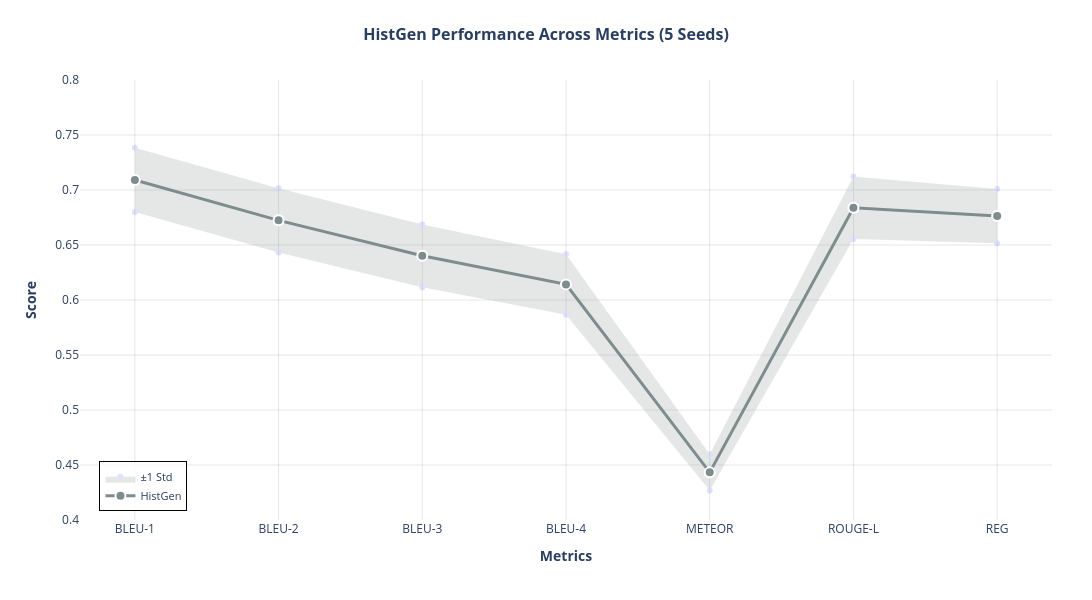
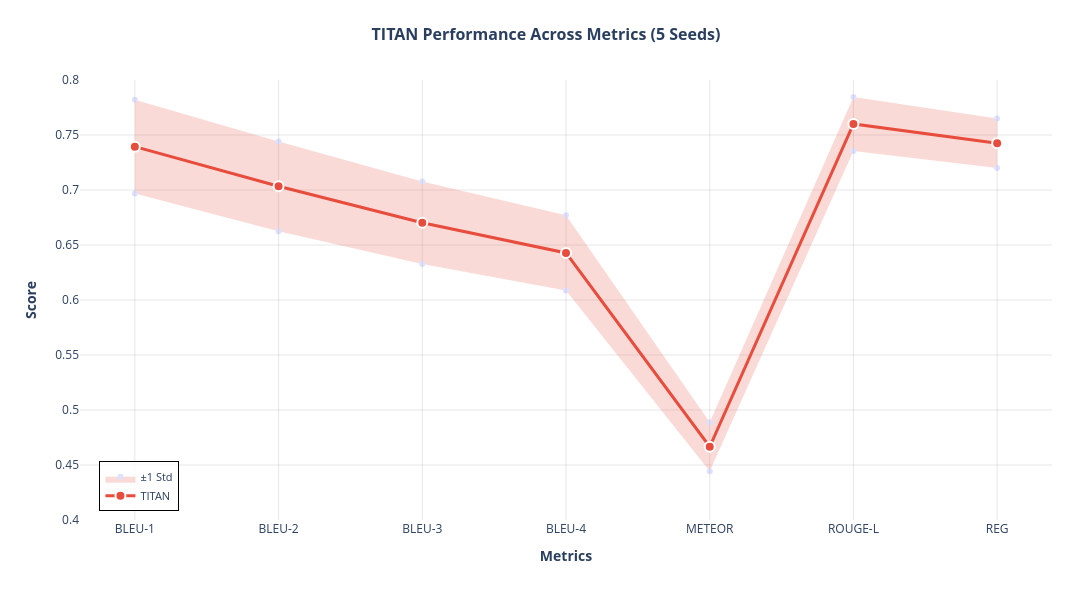
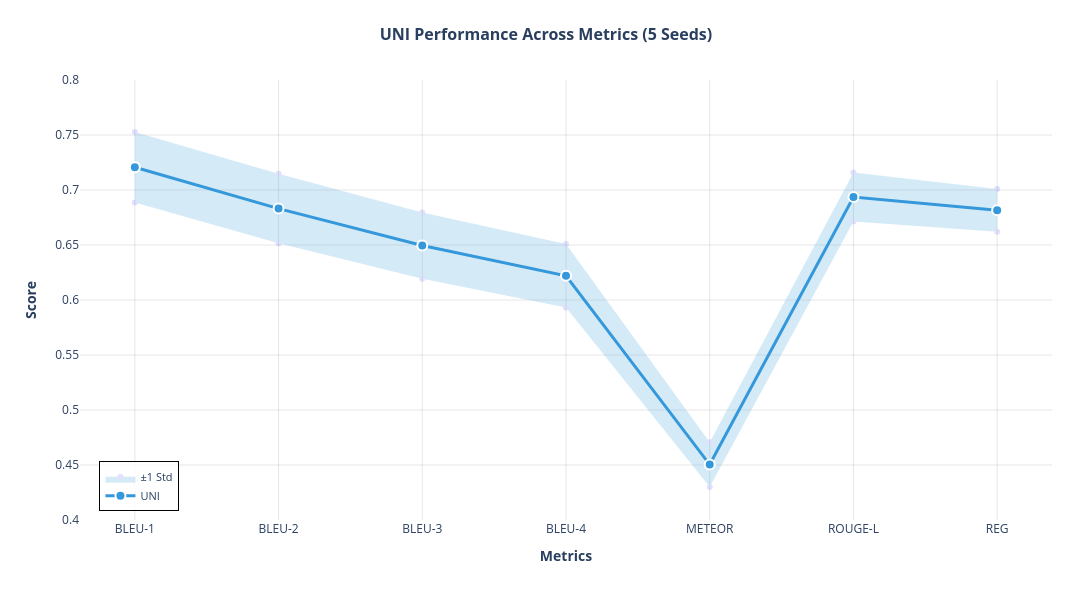
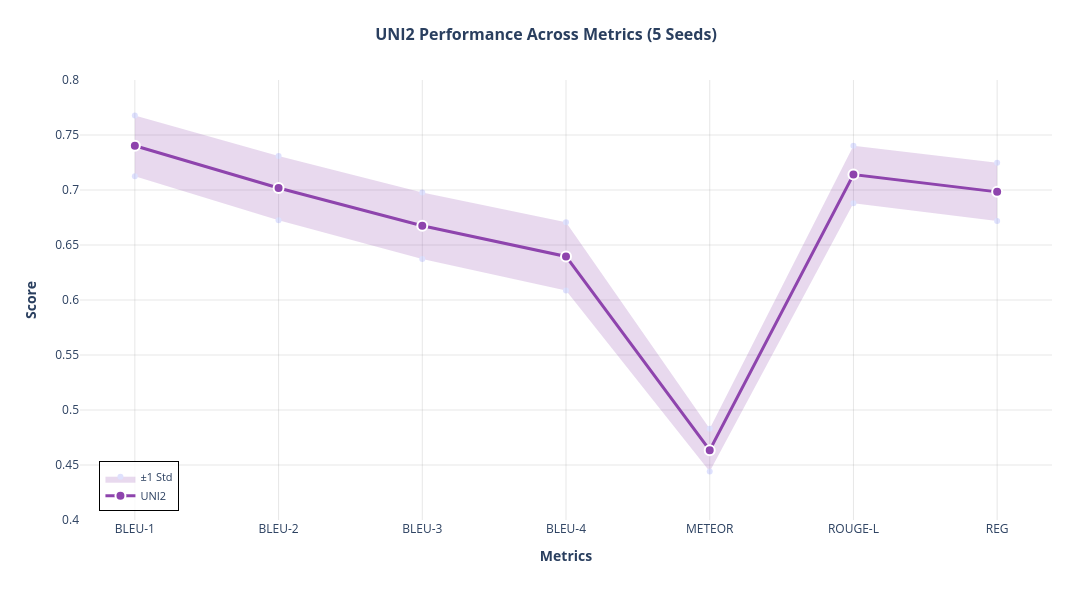

Notebook code cell kept with these figures, in order:
### Markdown cell above
FINAL CODE BELOW

### Code cell
import pandas as pd
import numpy as np
import plotly.graph_objects as go
import matplotlib.pyplot as plt
import matplotlib

# Set matplotlib to use high-quality settings
matplotlib.rcParams['pdf.fonttype'] = 42
matplotlib.rcParams['ps.fonttype'] = 42
matplotlib.rcParams['font.family'] = 'sans-serif'
matplotlib.rcParams['font.sans-serif'] = ['Arial', 'Helvetica', 'DejaVu Sans']

# Function to parse mean ± std format
def parse_mean_std(value_str):
    parts = value_str.split('±')
    mean = float(parts[0].strip())
    std = float(parts[1].strip())
    return mean, std

# Read the CSV files
corpus_df = pd.read_csv('corpus_scores_summary_formatted.csv')
reg_df = pd.read_csv('reg_scores_summary_formatted.csv')

# Get models and metrics
models = corpus_df['Model'].tolist()
metrics = ['BLEU-1', 'BLEU-2', 'BLEU-3', 'BLEU-4', 'METEOR', 'ROUGE-L', 'REG']

# Define color palette (EXACT SAME for both Plotly and Matplotlib)
model_colors = {
    'HistGen': '#7f8c8d',
    'UNI': '#3498db',
    'UNI2': '#8e44ad',
    'TITAN': '#e74c3c'
}

# Extract data for each model
plot_data = {model: {'means': [], 'stds': []} for model in models}

for model in models:
    for metric in metrics[:-1]:
        value_str = corpus_df.loc[corpus_df['Model'] == model, metric].values[0]
        mean, std = parse_mean_std(value_str)
        plot_data[model]['means'].append(mean)
        plot_data[model]['stds'].append(std)

    reg_value_str = reg_df.loc[reg_df['Model'] == model, 'REG'].values[0]
    mean, std = parse_mean_std(reg_value_str)
    plot_data[model]['means'].append(mean)
    plot_data[model]['stds'].append(std)

print("Data loaded successfully!")
print(f"Models: {models}")
print(f"Metrics: {metrics}\n")

# Store all Plotly figures for display
all_plotly_figures = []

# ============================================================
# PART 1: Individual plots for each model
# ============================================================

for model in models:
    means = np.array(plot_data[model]['means'])
    stds = np.array(plot_data[model]['stds'])
    upper_bound = means + stds
    lower_bound = means - stds
    color = model_colors[model]
    x_pos = np.arange(len(metrics))

    # --- PLOTLY VERSION (Interactive) ---
    fig_plotly = go.Figure()

    # Add shaded region
    fig_plotly.add_trace(go.Scatter(
        x=metrics + metrics[::-1],
        y=list(upper_bound) + list(lower_bound[::-1]),
        fill='toself',
        fillcolor=color,
        opacity=0.2,
        line=dict(width=0),
        showlegend=True,
        name='±1 Std',
        hoverinfo='skip'
    ))

    # Add main line with markers
    fig_plotly.add_trace(go.Scatter(
        x=metrics,
        y=means,
        mode='lines+markers',
        name=model,
        line=dict(color=color, width=3),
        marker=dict(size=10, color=color, line=dict(width=2, color='white')),
        hovertemplate='<b>%{x}</b><br>Score: %{y:.4f}<br>±%{customdata:.4f}<extra></extra>',
        customdata=stds
    ))

    fig_plotly.update_layout(
        title=dict(
            text=f'<b>{model} Performance Across Metrics (5 Seeds)</b>',
            font=dict(size=16),
            x=0.5,
            xanchor='center'
        ),
        xaxis=dict(
            title=dict(text='<b>Metrics</b>', font=dict(size=14)),
            tickfont=dict(size=12),
            showgrid=True,
            gridwidth=1,
            gridcolor='rgba(128,128,128,0.2)'
        ),
        yaxis=dict(
            title=dict(text='<b>Score</b>', font=dict(size=14)),
            tickfont=dict(size=12),
            range=[0.4, 0.8],
            showgrid=True,
            gridwidth=1,
            gridcolor='rgba(128,128,128,0.2)'
        ),
        width=1200,
        height=600,
        margin=dict(l=80, r=40, t=80, b=80, pad=0),
        hovermode='x unified',
        plot_bgcolor='white',
        paper_bgcolor='white',
        legend=dict(
            x=0.02,
            y=0.02,
            bgcolor='rgba(255,255,255,0.8)',
            bordercolor='black',
            borderwidth=1,
            font=dict(size=11)
        )
    )

    # Save interactive HTML
    fig_plotly.write_html(f'model_{model.lower()}_individual.html')
    all_plotly_figures.append((model, fig_plotly))

    # --- MATPLOTLIB VERSION (High-quality PDF/PNG) ---
    fig_mpl, ax = plt.subplots(figsize=(12, 6))

    # Plot shaded region
    ax.fill_between(x_pos, lower_bound, upper_bound, 
                     alpha=0.2, color=color, label='±1 Std')

    # Plot main line with markers
    ax.plot(x_pos, means, marker='o', linewidth=2.5, markersize=8,
            color=color, label=model, markeredgewidth=2, markeredgecolor='white')

    # Styling
    ax.set_xlabel('Metrics', fontsize=14, fontweight='bold')
    ax.set_ylabel('Score', fontsize=14, fontweight='bold')
    ax.set_title(f'{model} Performance Across Metrics', 
                 fontsize=16, fontweight='bold', pad=20)

    ax.set_xticks(x_pos)
    ax.set_xticklabels(metrics, fontsize=12)
    ax.set_ylim(0.4, 0.8)
    ax.set_yticks(np.arange(0.4, 0.85, 0.05))
    ax.tick_params(axis='y', labelsize=11)

    ax.grid(True, alpha=0.3, linestyle='--', linewidth=0.5)
    ax.set_axisbelow(True)
    ax.set_facecolor('white')

    ax.legend(loc='lower left', fontsize=11, framealpha=0.95,
              edgecolor='black', fancybox=False)

    plt.tight_layout()

    # Save high-quality PDF and PNG
    plt.savefig(f'model_{model.lower()}_individual.pdf', dpi=300, bbox_inches='tight')
    plt.savefig(f'model_{model.lower()}_individual.png', dpi=300, bbox_inches='tight')
    plt.close()

    print(f"✓ Created plots for {model}")

# ============================================================
# PART 2: Combined overview plot (all models, NO shading)
# ============================================================

# --- PLOTLY VERSION (Interactive) ---
fig_overview_plotly = go.Figure()

for model in models:
    means = np.array(plot_data[model]['means'])
    stds = np.array(plot_data[model]['stds'])
    color = model_colors[model]

    fig_overview_plotly.add_trace(go.Scatter(
        x=metrics,
        y=means,
        mode='lines+markers',
        name=model,
        line=dict(color=color, width=3),
        marker=dict(size=10, color=color, line=dict(width=2, color='white')),
        hovertemplate='<b>%{fullData.name}</b><br>Metric: %{x}<br>Score: %{y:.4f}<br>±%{customdata:.4f}<extra></extra>',
        customdata=stds
    ))

fig_overview_plotly.update_layout(
    title=dict(
        text='<b>Multi-Metric Performance Comparison Across All Models (5 Seeds)</b>',
        font=dict(size=16),
        x=0.5,
        xanchor='center'
    ),
    xaxis=dict(
        title=dict(text='<b>Metrics</b>', font=dict(size=14)),
        tickfont=dict(size=12),
        showgrid=True,
        gridwidth=1,
        gridcolor='rgba(128,128,128,0.2)'
    ),
    yaxis=dict(
        title=dict(text='<b>Score</b>', font=dict(size=14)),
        tickfont=dict(size=12),
        range=[0.4, 0.8],
        showgrid=True,
        gridwidth=1,
        gridcolor='rgba(128,128,128,0.2)'
    ),
    width=1200,
    height=600,
    margin=dict(l=80, r=40, t=80, b=80, pad=0),
    hovermode='closest',
    plot_bgcolor='white',
    paper_bgcolor='white',
    legend=dict(
        x=0.02,
        y=0.02,
        bgcolor='rgba(255,255,255,0.8)',
        bordercolor='black',
        borderwidth=1,
        font=dict(size=11)
    )
)

fig_overview_plotly.write_html('all_models_overview.html')
all_plotly_figures.append(('Overview', fig_overview_plotly))

# --- MATPLOTLIB VERSION (High-quality PDF/PNG) ---
fig_mpl, ax = plt.subplots(figsize=(12, 6))

x_pos = np.arange(len(metrics))

for model in models:
    means = np.array(plot_data[model]['means'])
    color = model_colors[model]

    ax.plot(x_pos, means, marker='o', linewidth=2.5, markersize=8,
            color=color, label=model, markeredgewidth=2, markeredgecolor='white')

# Styling
ax.set_xlabel('Metrics', fontsize=14, fontweight='bold')
ax.set_ylabel('Score', fontsize=14, fontweight='bold')
ax.set_title('Multi-Metric Performance Comparison Across All Models', 
             fontsize=16, fontweight='bold', pad=20)

ax.set_xticks(x_pos)
ax.set_xticklabels(metrics, fontsize=12)
ax.set_ylim(0.4, 0.8)
ax.set_yticks(np.arange(0.4, 0.85, 0.05))
ax.tick_params(axis='y', labelsize=11)

ax.grid(True, alpha=0.3, linestyle='--', linewidth=0.5)
ax.set_axisbelow(True)
ax.set_facecolor('white')

ax.legend(loc='lower left', fontsize=11, framealpha=0.95,
          edgecolor='black', fancybox=False)

plt.tight_layout()

plt.savefig('all_models_overview.pdf', dpi=300, bbox_inches='tight')
plt.savefig('all_models_overview.png', dpi=300, bbox_inches='tight')
plt.close()

print("\n✓ Created combined overview plot")

# ============================================================
# PART 3: Display all Plotly figures in Jupyter notebook
# ============================================================

print("\n" + "="*70)
print("DISPLAYING ALL INTERACTIVE FIGURES IN JUPYTER")
print("="*70)

for model_name, figure in all_plotly_figures:
    print(f"\nShowing: {model_name}")
    figure.show()

print("\n" + "="*70)
print("SUMMARY OF GENERATED FILES:")
print("="*70)
print("\nIndividual Model Plots:")
for model in models:
    print(f"  {model}:")
    print(f"    - model_{model.lower()}_individual.html (Plotly - interactive)")
    print(f"    - model_{model.lower()}_individual.pdf (Matplotlib - THESIS)")
    print(f"    - model_{model.lower()}_individual.png (Matplotlib - backup)")
print("\nCombined Overview Plot:")
print("    - all_models_overview.html (Plotly - interactive)")
print("    - all_models_overview.pdf (Matplotlib - THESIS)")
print("    - all_models_overview.png (Matplotlib - backup)")
print("="*70)
print("\n✓ Plotly: Interactive HTML with hover tooltips")
print("✓ Matplotlib: Vector PDF (300 DPI) - NO Chrome needed!")
print("✓ Same colors, titles, legends, layout across both")
print("="*70)

### Figure 1 — Plotly figure (JSON) as saved in the notebook; plotly's stock layout.template omitted (floating-point values rounded to 4 significant figures)
{"data": [{"fill": "toself", "fillcolor": "#7f8c8d", "hoverinfo": "skip", "line": {"width": 0}, "name": "±1 Std", "opacity": 0.2, "showlegend": true, "type": "scatter", "x": ["BLEU-1", "BLEU-2", "BLEU-3", "BLEU-4", "METEOR", "ROUGE-L", "REG", "REG", "ROUGE-L", "METEOR", "BLEU-4", "BLEU-3", "BLEU-2", "BLEU-1"], "y": [0.7383, 0.7017, 0.6687, 0.6417, 0.4597, 0.7122, 0.7009, 0.6517, 0.6554, 0.4269, 0.5867, 0.6117, 0.6431, 0.6799]}, {"customdata": [0.0292, 0.0293, 0.0285, 0.0275, 0.0164, 0.0284, 0.0246], "hovertemplate": "<b>%{x}</b><br>Score: %{y:.4f}<br>±%{customdata:.4f}<extra></extra>", "line": {"color": "#7f8c8d", "width": 3}, "marker": {"color": "#7f8c8d", "line": {"color": "white", "width": 2}, "size": 10}, "mode": "lines+markers", "name": "HistGen", "type": "scatter", "x": ["BLEU-1", "BLEU-2", "BLEU-3", "BLEU-4", "METEOR", "ROUGE-L", "REG"], "y": [0.7091, 0.6724, 0.6402, 0.6142, 0.4433, 0.6838, 0.6763]}], "layout": {"height": 600, "hovermode": "x unified", "legend": {"bgcolor": "rgba(255,255,255,0.8)", "bordercolor": "black", "borderwidth": 1, "font": {"size": 11}, "x": 0.02, "y": 0.02}, "margin": {"b": 80, "l": 80, "pad": 0, "r": 40, "t": 80}, "paper_bgcolor": "white", "plot_bgcolor": "white", "title": {"font": {"size": 16}, "text": "<b>HistGen Performance Across Metrics (5 Seeds)</b>", "x": 0.5, "xanchor": "center"}, "width": 1200, "xaxis": {"gridcolor": "rgba(128,128,128,0.2)", "gridwidth": 1, "showgrid": true, "tickfont": {"size": 12}, "title": {"font": {"size": 14}, "text": "<b>Metrics</b>"}}, "yaxis": {"gridcolor": "rgba(128,128,128,0.2)", "gridwidth": 1, "range": [0.4, 0.8], "showgrid": true, "tickfont": {"size": 12}, "title": {"font": {"size": 14}, "text": "<b>Score</b>"}}}}

### Figure 2 — Plotly figure (JSON) as saved in the notebook; plotly's stock layout.template omitted (floating-point values rounded to 4 significant figures)
{"data": [{"fill": "toself", "fillcolor": "#e74c3c", "hoverinfo": "skip", "line": {"width": 0}, "name": "±1 Std", "opacity": 0.2, "showlegend": true, "type": "scatter", "x": ["BLEU-1", "BLEU-2", "BLEU-3", "BLEU-4", "METEOR", "ROUGE-L", "REG", "REG", "ROUGE-L", "METEOR", "BLEU-4", "BLEU-3", "BLEU-2", "BLEU-1"], "y": [0.782, 0.7442, 0.7078, 0.677, 0.4888, 0.7846, 0.7651, 0.7199, 0.7354, 0.4444, 0.6086, 0.6328, 0.6626, 0.6968]}, {"customdata": [0.0426, 0.0408, 0.0375, 0.0342, 0.0222, 0.0246, 0.0226], "hovertemplate": "<b>%{x}</b><br>Score: %{y:.4f}<br>±%{customdata:.4f}<extra></extra>", "line": {"color": "#e74c3c", "width": 3}, "marker": {"color": "#e74c3c", "line": {"color": "white", "width": 2}, "size": 10}, "mode": "lines+markers", "name": "TITAN", "type": "scatter", "x": ["BLEU-1", "BLEU-2", "BLEU-3", "BLEU-4", "METEOR", "ROUGE-L", "REG"], "y": [0.7394, 0.7034, 0.6703, 0.6428, 0.4666, 0.76, 0.7425]}], "layout": {"height": 600, "hovermode": "x unified", "legend": {"bgcolor": "rgba(255,255,255,0.8)", "bordercolor": "black", "borderwidth": 1, "font": {"size": 11}, "x": 0.02, "y": 0.02}, "margin": {"b": 80, "l": 80, "pad": 0, "r": 40, "t": 80}, "paper_bgcolor": "white", "plot_bgcolor": "white", "title": {"font": {"size": 16}, "text": "<b>TITAN Performance Across Metrics (5 Seeds)</b>", "x": 0.5, "xanchor": "center"}, "width": 1200, "xaxis": {"gridcolor": "rgba(128,128,128,0.2)", "gridwidth": 1, "showgrid": true, "tickfont": {"size": 12}, "title": {"font": {"size": 14}, "text": "<b>Metrics</b>"}}, "yaxis": {"gridcolor": "rgba(128,128,128,0.2)", "gridwidth": 1, "range": [0.4, 0.8], "showgrid": true, "tickfont": {"size": 12}, "title": {"font": {"size": 14}, "text": "<b>Score</b>"}}}}

### Figure 3 — Plotly figure (JSON) as saved in the notebook; plotly's stock layout.template omitted (floating-point values rounded to 4 significant figures)
{"data": [{"fill": "toself", "fillcolor": "#3498db", "hoverinfo": "skip", "line": {"width": 0}, "name": "±1 Std", "opacity": 0.2, "showlegend": true, "type": "scatter", "x": ["BLEU-1", "BLEU-2", "BLEU-3", "BLEU-4", "METEOR", "ROUGE-L", "REG", "REG", "ROUGE-L", "METEOR", "BLEU-4", "BLEU-3", "BLEU-2", "BLEU-1"], "y": [0.7527, 0.7147, 0.6796, 0.6508, 0.4707, 0.7159, 0.7009, 0.6621, 0.6713, 0.4301, 0.5932, 0.6194, 0.6515, 0.6887]}, {"customdata": [0.032, 0.0316, 0.0301, 0.0288, 0.0203, 0.0223, 0.0194], "hovertemplate": "<b>%{x}</b><br>Score: %{y:.4f}<br>±%{customdata:.4f}<extra></extra>", "line": {"color": "#3498db", "width": 3}, "marker": {"color": "#3498db", "line": {"color": "white", "width": 2}, "size": 10}, "mode": "lines+markers", "name": "UNI", "type": "scatter", "x": ["BLEU-1", "BLEU-2", "BLEU-3", "BLEU-4", "METEOR", "ROUGE-L", "REG"], "y": [0.7207, 0.6831, 0.6495, 0.622, 0.4504, 0.6936, 0.6815]}], "layout": {"height": 600, "hovermode": "x unified", "legend": {"bgcolor": "rgba(255,255,255,0.8)", "bordercolor": "black", "borderwidth": 1, "font": {"size": 11}, "x": 0.02, "y": 0.02}, "margin": {"b": 80, "l": 80, "pad": 0, "r": 40, "t": 80}, "paper_bgcolor": "white", "plot_bgcolor": "white", "title": {"font": {"size": 16}, "text": "<b>UNI Performance Across Metrics (5 Seeds)</b>", "x": 0.5, "xanchor": "center"}, "width": 1200, "xaxis": {"gridcolor": "rgba(128,128,128,0.2)", "gridwidth": 1, "showgrid": true, "tickfont": {"size": 12}, "title": {"font": {"size": 14}, "text": "<b>Metrics</b>"}}, "yaxis": {"gridcolor": "rgba(128,128,128,0.2)", "gridwidth": 1, "range": [0.4, 0.8], "showgrid": true, "tickfont": {"size": 12}, "title": {"font": {"size": 14}, "text": "<b>Score</b>"}}}}

### Figure 4 — Plotly figure (JSON) as saved in the notebook; plotly's stock layout.template omitted (floating-point values rounded to 4 significant figures)
{"data": [{"fill": "toself", "fillcolor": "#8e44ad", "hoverinfo": "skip", "line": {"width": 0}, "name": "±1 Std", "opacity": 0.2, "showlegend": true, "type": "scatter", "x": ["BLEU-1", "BLEU-2", "BLEU-3", "BLEU-4", "METEOR", "ROUGE-L", "REG", "REG", "ROUGE-L", "METEOR", "BLEU-4", "BLEU-3", "BLEU-2", "BLEU-1"], "y": [0.7678, 0.731, 0.6977, 0.6706, 0.483, 0.7403, 0.7248, 0.6718, 0.6879, 0.444, 0.6086, 0.6373, 0.6726, 0.7126]}, {"customdata": [0.0276, 0.0292, 0.0302, 0.031, 0.0195, 0.0262, 0.0265], "hovertemplate": "<b>%{x}</b><br>Score: %{y:.4f}<br>±%{customdata:.4f}<extra></extra>", "line": {"color": "#8e44ad", "width": 3}, "marker": {"color": "#8e44ad", "line": {"color": "white", "width": 2}, "size": 10}, "mode": "lines+markers", "name": "UNI2", "type": "scatter", "x": ["BLEU-1", "BLEU-2", "BLEU-3", "BLEU-4", "METEOR", "ROUGE-L", "REG"], "y": [0.7402, 0.7018, 0.6675, 0.6396, 0.4635, 0.7141, 0.6983]}], "layout": {"height": 600, "hovermode": "x unified", "legend": {"bgcolor": "rgba(255,255,255,0.8)", "bordercolor": "black", "borderwidth": 1, "font": {"size": 11}, "x": 0.02, "y": 0.02}, "margin": {"b": 80, "l": 80, "pad": 0, "r": 40, "t": 80}, "paper_bgcolor": "white", "plot_bgcolor": "white", "title": {"font": {"size": 16}, "text": "<b>UNI2 Performance Across Metrics (5 Seeds)</b>", "x": 0.5, "xanchor": "center"}, "width": 1200, "xaxis": {"gridcolor": "rgba(128,128,128,0.2)", "gridwidth": 1, "showgrid": true, "tickfont": {"size": 12}, "title": {"font": {"size": 14}, "text": "<b>Metrics</b>"}}, "yaxis": {"gridcolor": "rgba(128,128,128,0.2)", "gridwidth": 1, "range": [0.4, 0.8], "showgrid": true, "tickfont": {"size": 12}, "title": {"font": {"size": 14}, "text": "<b>Score</b>"}}}}
